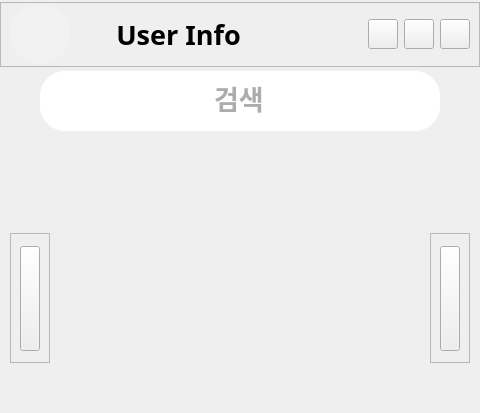
      <widget class="QWidget" name="main">
       <layout class="QVBoxLayout" name="verticalLayout_2">
        <property name="leftMargin">
         <number>0</number>
        </property>
        <property name="topMargin">
         <number>0</number>
        </property>
        <property name="rightMargin">
         <number>0</number>
        </property>
        <property name="bottomMargin">
         <number>0</number>
        </property>
        <item>
         <widget class="QFrame" name="mainbar">
          <property name="sizePolicy">
           <sizepolicy hsizetype="Expanding" vsizetype="Fixed">
            <horstretch>0</horstretch>
            <verstretch>0</verstretch>
           </sizepolicy>
          </property>
          <property name="minimumSize">
           <size>
            <width>0</width>
            <height>65</height>
           </size>
          </property>
          <property name="maximumSize">
           <size>
            <width>16777215</width>
            <height>60</height>
           </size>
          </property>
          <property name="frameShape">
           <enum>QFrame::StyledPanel</enum>
          </property>
          <property name="frameShadow">
           <enum>QFrame::Raised</enum>
          </property>
          <layout class="QHBoxLayout" name="horizontalLayout_4">
           <property name="topMargin">
            <number>0</number>
           </property>
           <property name="bottomMargin">
            <number>0</number>
           </property>
           <item>
            <widget class="QLabel" name="mainProfile">
             <property name="sizePolicy">
              <sizepolicy hsizetype="Fixed" vsizetype="Fixed">
               <horstretch>0</horstretch>
               <verstretch>0</verstretch>
              </sizepolicy>
             </property>
             <property name="minimumSize">
              <size>
               <width>60</width>
               <height>60</height>
              </size>
             </property>
             <property name="maximumSize">
              <size>
               <width>60</width>
               <height>60</height>
              </size>
             </property>
             <property name="styleSheet">
              <string notr="true">border-radius: 30px;
background-color: rgb(242, 242, 242);
</string>
             </property>
             <property name="text">
              <string/>
             </property>
            </widget>
           </item>
           <item>
            <spacer name="mainLeftSpacer">
             <property name="orientation">
              <enum>Qt::Horizontal</enum>
             </property>
             <property name="sizeType">
              <enum>QSizePolicy::Fixed</enum>
             </property>
             <property name="sizeHint" stdset="0">
              <size>
               <width>40</width>
               <height>20</height>
              </size>
             </property>
            </spacer>
           </item>
           <item>
            <widget class="QPushButton" name="mainUserInfo">
             <property name="minimumSize">
              <size>
               <width>0</width>
               <height>40</height>
              </size>
             </property>
             <property name="font">
              <font>
               <family>나눔고딕</family>
               <pointsize>20</pointsize>
               <weight>75</weight>
               <bold>true</bold>
              </font>
             </property>
             <property name="styleSheet">
              <string notr="true">QPushButton{
border: 0px;
color: rgb(0, 0, 0);
}
QPushButton:hover{
border: 0px;
color: rgb(157, 157, 157);
}
QPushButton:pressed{
color: rgb(168, 191, 211);
}</string>
             </property>
             <property name="text">
              <string>User Info</string>
             </property>
            </widget>
           </item>
           <item>
            <spacer name="mainMidSpacer">
             <property name="orientation">
              <enum>Qt::Horizontal</enum>
             </property>
             <property name="sizeHint" stdset="0">
              <size>
               <width>40</width>
               <height>0</height>
              </size>
             </property>
            </spacer>
           </item>
           <item>
            <widget class="QPushButton" name="mainMinimize">
             <property name="sizePolicy">
              <sizepolicy hsizetype="Fixed" vsizetype="Fixed">
               <horstretch>0</horstretch>
               <verstretch>0</verstretch>
              </sizepolicy>
             </property>
             <property name="minimumSize">
              <size>
               <width>30</width>
               <height>30</height>
              </size>
             </property>
             <property name="maximumSize">
              <size>
               <width>30</width>
               <height>30</height>
              </size>
             </property>
             <property name="styleSheet">
              <string notr="true">QPushButton{
border-image: url(:/windowButton/minimizeDefault.PNG);
}
QPushButton:hover{
border-image: url(:/windowButton/minimizeHover.png);
}
QPushButton:pressed{
border-image: url(:/windowButton/minimizePressed.png);
}
</string>
             </property>
             <property name="text">
              <string/>
             </property>
            </widget>
           </item>
           <item>
            <widget class="QPushButton" name="mainMaximize">
             <property name="sizePolicy">
              <sizepolicy hsizetype="Fixed" vsizetype="Fixed">
               <horstretch>0</horstretch>
               <verstretch>0</verstretch>
              </sizepolicy>
             </property>
             <property name="minimumSize">
              <size>
               <width>30</width>
               <height>30</height>
              </size>
             </property>
             <property name="maximumSize">
              <size>
               <width>30</width>
               <height>30</height>
              </size>
             </property>
             <property name="styleSheet">
              <string notr="true">QPushButton{
border-image: url(:/windowButton/maximizeDefault.PNG);
}
QPushButton:hover{
border-image: url(:/windowButton/maximizeHover.png);
}
QPushButton:pressed{
border-image: url(:/windowButton/maximizePressed.png);
}
</string>
             </property>
             <property name="text">
              <string/>
             </property>
            </widget>
           </item>
           <item>
            <widget class="QPushButton" name="mainClose">
             <property name="sizePolicy">
              <sizepolicy hsizetype="Fixed" vsizetype="Fixed">
               <horstretch>0</horstretch>
               <verstretch>0</verstretch>
              </sizepolicy>
             </property>
             <property name="minimumSize">
              <size>
               <width>30</width>
               <height>30</height>
              </size>
             </property>
             <property name="maximumSize">
              <size>
               <width>30</width>
               <height>30</height>
              </size>
             </property>
             <property name="styleSheet">
              <string notr="true">QPushButton{
border-image: url(:/windowButton/closeDefault.PNG);
}
QPushButton:hover{
border-image: url(:/windowButton/closeHover.png);
}
QPushButton:pressed{
border-image: url(:/windowButton/closePressed.png);
}
</string>
             </property>
             <property name="text">
              <string/>
             </property>
            </widget>
           </item>
          </layout>
         </widget>
        </item>
        <item>
         <layout class="QHBoxLayout" name="searchRoomFrame">
          <item>
           <spacer name="searchRoomLeftSpacer">
            <property name="orientation">
             <enum>Qt::Horizontal</enum>
            </property>
            <property name="sizeHint" stdset="0">
             <size>
              <width>40</width>
              <height>20</height>
             </size>
            </property>
           </spacer>
          </item>
          <item>
           <widget class="QLineEdit" name="searchRoom">
            <property name="sizePolicy">
             <sizepolicy hsizetype="Minimum" vsizetype="Fixed">
              <horstretch>0</horstretch>
              <verstretch>0</verstretch>
             </sizepolicy>
            </property>
            <property name="minimumSize">
             <size>
              <width>400</width>
              <height>60</height>
             </size>
            </property>
            <property name="font">
             <font>
              <family>나눔고딕</family>
              <pointsize>20</pointsize>
              <weight>75</weight>
              <bold>true</bold>
             </font>
            </property>
            <property name="styleSheet">
             <string notr="true">border-radius: 25px;
color: rgb(175, 171, 171);
background-color: rgb(255, 255, 255);</string>
            </property>
            <property name="text">
             <string>검색</string>
            </property>
            <property name="alignment">
             <set>Qt::AlignCenter</set>
            </property>
           </widget>
          </item>
          <item>
           <spacer name="serarchRoomRightSpacer">
            <property name="orientation">
             <enum>Qt::Horizontal</enum>
            </property>
            <property name="sizeHint" stdset="0">
             <size>
              <width>40</width>
              <height>20</height>
             </size>
            </property>
           </spacer>
          </item>
         </layout>
        </item>
        <item>
         <widget class="QFrame" name="addRoomFrame">
          <property name="sizePolicy">
           <sizepolicy hsizetype="Preferred" vsizetype="Minimum">
            <horstretch>0</horstretch>
            <verstretch>0</verstretch>
           </sizepolicy>
          </property>
          <property name="minimumSize">
           <size>
            <width>0</width>
            <height>50</height>
           </size>
          </property>
          <property name="maximumSize">
           <size>
            <width>16777215</width>
            <height>16777215</height>
           </size>
          </property>
          <layout class="QHBoxLayout" name="horizontalLayout_6">
           <property name="topMargin">
            <number>0</number>
           </property>
           <property name="bottomMargin">
            <number>0</number>
           </property>
           <item>
            <spacer name="addRoomLeftSpacer">
             <property name="orientation">
              <enum>Qt::Horizontal</enum>
             </property>
             <property name="sizeHint" stdset="0">
              <size>
               <width>40</width>
               <height>20</height>
              </size>
             </property>
            </spacer>
           </item>
           <item>
            <widget class="QPushButton" name="pushButton">
             <property name="sizePolicy">
              <sizepolicy hsizetype="Minimum" vsizetype="Minimum">
               <horstretch>0</horstretch>
               <verstretch>0</verstretch>
              </sizepolicy>
             </property>
             <property name="minimumSize">
              <size>
               <width>50</width>
               <height>50</height>
              </size>
             </property>
             <property name="styleSheet">
              <string notr="true">QPushButton{
border-image: url(:/refreshButton/refreashDefault.png);
border-radius: 10px;
}
QPushButton:hover{
border-image: url(:/refreshButton/refreashhover.png);
}
QPushButton:pressed{
border-image: url(:/refreshButton/refreashPressed.png);
}</string>
             </property>
             <property name="text">
              <string/>
             </property>
            </widget>
           </item>
           <item>
            <widget class="QPushButton" name="addRoom">
             <property name="sizePolicy">
              <sizepolicy hsizetype="Minimum" vsizetype="Minimum">
               <horstretch>0</horstretch>
               <verstretch>0</verstretch>
              </sizepolicy>
             </property>
             <property name="minimumSize">
              <size>
               <width>50</width>
               <height>50</height>
              </size>
             </property>
             <property name="styleSheet">
              <string notr="true">QPushButton{
border-image: url(:/addButton/roomAddDefault.PNG);
border-radius: 10px;
}
QPushButton:hover{
border-image: url(:/addButton/roomAddHover.PNG);
}
QPushButton:pressed{
border-image: url(:/addButton/roomAddPressed.png);
}</string>
             </property>
             <property name="text">
              <string/>
             </property>
            </widget>
           </item>
           <item>
            <spacer name="addRoomRightSpacer">
             <property name="orientation">
              <enum>Qt::Horizontal</enum>
             </property>
             <property name="sizeType">
              <enum>QSizePolicy::Fixed</enum>
             </property>
             <property name="sizeHint" stdset="0">
              <size>
               <width>50</width>
               <height>20</height>
              </size>
             </property>
            </spacer>
           </item>
          </layout>
         </widget>
        </item>
        <item>
         <layout class="QGridLayout" name="roomList">
          <property name="leftMargin">
           <number>10</number>
          </property>
          <property name="topMargin">
           <number>0</number>
          </property>
          <property name="rightMargin">
           <number>10</number>
          </property>
          <property name="bottomMargin">
           <number>0</number>
          </property>
          <property name="spacing">
           <number>10</number>
          </property>
          <item row="2" column="0">
           <widget class="QFrame" name="left">
            <property name="sizePolicy">
             <sizepolicy hsizetype="Fixed" vsizetype="Preferred">
              <horstretch>0</horstretch>
              <verstretch>0</verstretch>
             </sizepolicy>
            </property>
            <property name="maximumSize">
             <size>
              <width>40</width>
              <height>16777215</height>
             </size>
            </property>
            <property name="frameShape">
             <enum>QFrame::StyledPanel</enum>
            </property>
            <property name="frameShadow">
             <enum>QFrame::Raised</enum>
            </property>
            <layout class="QVBoxLayout" name="verticalLayout_3">
             <item>
              <spacer name="leftUpspacer">
               <property name="orientation">
                <enum>Qt::Vertical</enum>
               </property>
               <property name="sizeType">
                <enum>QSizePolicy::Expanding</enum>
               </property>
               <property name="sizeHint" stdset="0">
                <size>
                 <width>0</width>
                 <height>0</height>
                </size>
               </property>
              </spacer>
             </item>
             <item>
              <widget class="QPushButton" name="goLeft">
               <property name="sizePolicy">
                <sizepolicy hsizetype="Fixed" vsizetype="Minimum">
                 <horstretch>0</horstretch>
                 <verstretch>0</verstretch>
                </sizepolicy>
               </property>
               <property name="minimumSize">
                <size>
                 <width>20</width>
                 <height>105</height>
                </size>
               </property>
               <property name="maximumSize">
                <size>
                 <width>20</width>
                 <height>16777215</height>
                </size>
               </property>
               <property name="sizeIncrement">
                <size>
                 <width>0</width>
                 <height>0</height>
                </size>
               </property>
               <property name="layoutDirection">
                <enum>Qt::LeftToRight</enum>
               </property>
               <property name="autoFillBackground">
                <bool>false</bool>
               </property>
               <property name="styleSheet">
                <string notr="true">QPushButton{
	border-image: url(:/slideButton/leftSlideDefault.PNG);
}
QPushButton:hover{
	border-image: url(:/slideButton/leftSlideHover.PNG);
}
QPushButton:pressed{
border-image: url(:/slideButton/leftSlidePressed.png);
}</string>
               </property>
               <property name="text">
                <string/>
               </property>
               <property name="iconSize">
                <size>
                 <width>20</width>
                 <height>20</height>
                </size>
               </property>
              </widget>
             </item>
             <item>
              <spacer name="leftDownSpacer">
               <property name="orientation">
                <enum>Qt::Vertical</enum>
               </property>
               <property name="sizeType">
                <enum>QSizePolicy::Expanding</enum>
               </property>
               <property name="sizeHint" stdset="0">
                <size>
                 <width>0</width>
                 <height>0</height>
                </size>
               </property>
              </spacer>
             </item>
            </layout>
           </widget>
          </item>
          <item row="3" column="0">
           <spacer name="roomListLeftSpacer">
            <property name="orientation">
             <enum>Qt::Vertical</enum>
            </property>
            <property name="sizeHint" stdset="0">
             <size>
              <width>20</width>
              <height>40</height>
             </size>
            </property>
           </spacer>
          </item>
          <item row="1" column="4">
           <spacer name="roomListRightSpacer">
            <property name="orientation">
             <enum>Qt::Vertical</enum>
            </property>
            <property name="sizeHint" stdset="0">
             <size>
              <width>20</width>
              <height>40</height>
             </size>
            </property>
           </spacer>
          </item>
          <item row="5" column="3">
           <spacer name="mainDownSpacer">
            <property name="orientation">
             <enum>Qt::Vertical</enum>
            </property>
            <property name="sizeType">
             <enum>QSizePolicy::Fixed</enum>
            </property>
            <property name="sizeHint" stdset="0">
             <size>
              <width>20</width>
              <height>10</height>
             </size>
            </property>
           </spacer>
          </item>
          <item row="2" column="4">
           <widget class="QFrame" name="right">
            <property name="sizePolicy">
             <sizepolicy hsizetype="Fixed" vsizetype="Preferred">
              <horstretch>0</horstretch>
              <verstretch>0</verstretch>
             </sizepolicy>
            </property>
            <property name="maximumSize">
             <size>
              <width>40</width>
              <height>16777215</height>
             </size>
            </property>
            <property name="frameShape">
             <enum>QFrame::StyledPanel</enum>
            </property>
            <property name="frameShadow">
             <enum>QFrame::Raised</enum>
            </property>
            <layout class="QVBoxLayout" name="verticalLayout_4">
             <item>
              <spacer name="rightUpSpacer">
               <property name="orientation">
                <enum>Qt::Vertical</enum>
               </property>
               <property name="sizeHint" stdset="0">
                <size>
                 <width>0</width>
                 <height>3</height>
                </size>
               </property>
              </spacer>
             </item>
             <item>
              <widget class="QPushButton" name="goRight">
               <property name="sizePolicy">
                <sizepolicy hsizetype="Fixed" vsizetype="Minimum">
                 <horstretch>0</horstretch>
                 <verstretch>0</verstretch>
                </sizepolicy>
               </property>
               <property name="minimumSize">
                <size>
                 <width>20</width>
                 <height>105</height>
                </size>
               </property>
               <property name="maximumSize">
                <size>
                 <width>20</width>
                 <height>16777215</height>
                </size>
               </property>
               <property name="styleSheet">
                <string notr="true">QPushButton{
border-image: url(:/slideButton/rightSlideDefault.PNG);
}
QPushButton:hover{
border-image: url(:/slideButton/rightSlideHover.PNG);
}
QPushButton:pressed{
border-image: url(:/slideButton/rightSlidePressed.png);
}</string>
               </property>
               <property name="text">
                <string/>
               </property>
              </widget>
             </item>
             <item>
              <spacer name="rightDownSpacer">
               <property name="orientation">
                <enum>Qt::Vertical</enum>
               </property>
               <property name="sizeHint" stdset="0">
                <size>
                 <width>0</width>
                 <height>2</height>
                </size>
               </property>
              </spacer>
             </item>
            </layout>
           </widget>
          </item>
          <item row="4" column="3">
           <spacer name="roomListRightSpacer_2">
            <property name="orientation">
             <enum>Qt::Horizontal</enum>
            </property>
            <property name="sizeHint" stdset="0">
             <size>
              <width>40</width>
              <height>0</height>
             </size>
            </property>
           </spacer>
          </item>
          <item row="4" column="2">
           <spacer name="roomListLeftSpacer_2">
            <property name="orientation">
             <enum>Qt::Horizontal</enum>
            </property>
            <property name="sizeHint" stdset="0">
             <size>
              <width>40</width>
              <height>0</height>
             </size>
            </property>
           </spacer>
          </item>
         </layout>
        </item>
       </layout>
      </widget>
